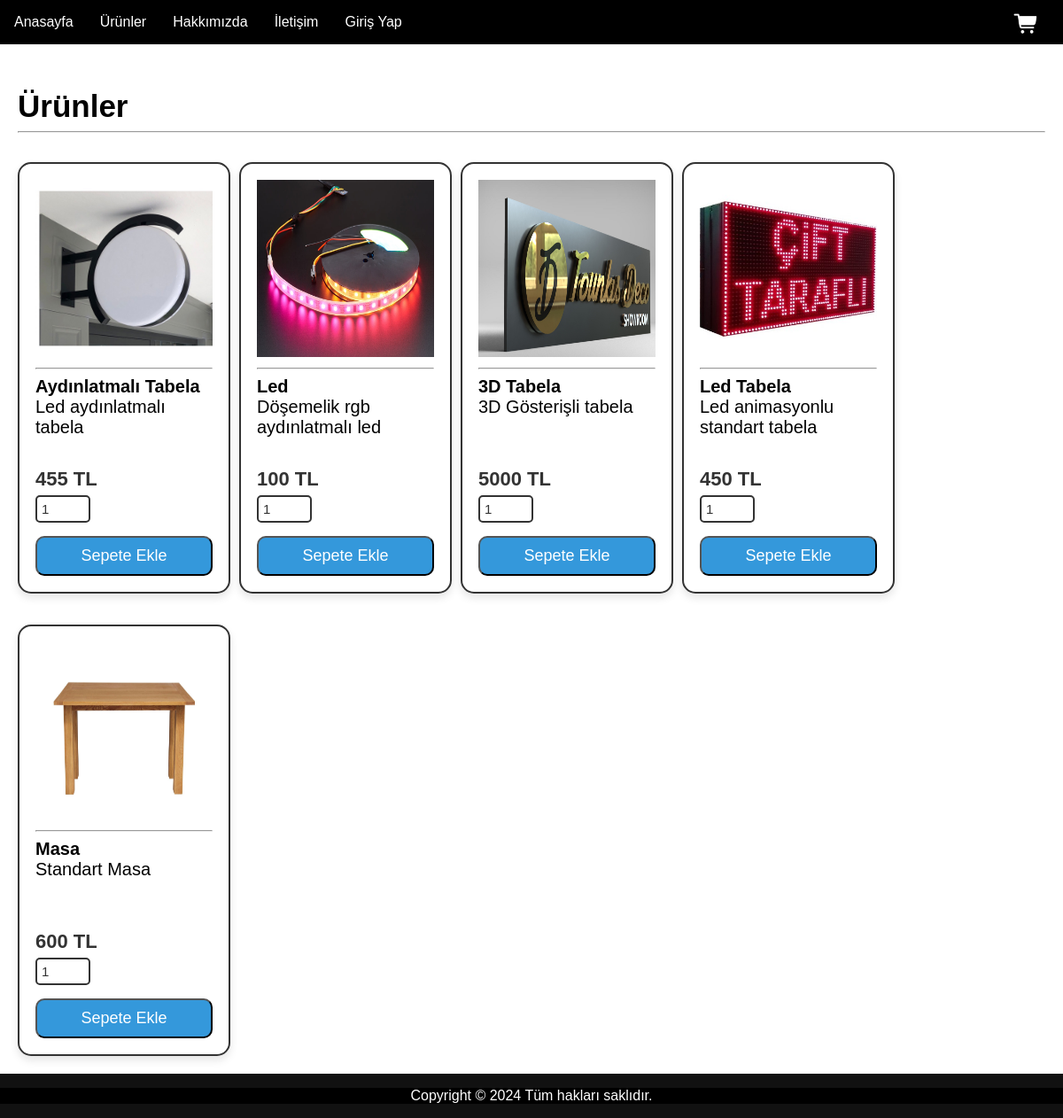
/products.php, run on the app's committed database.
### tables this page shows
CREATE TABLE `products` (
  `id` int(100) NOT NULL,
  `count` int(30) NOT NULL,
  `price` varchar(11) NOT NULL,
  `image` varchar(50) NOT NULL,
  `name` varchar(50) NOT NULL,
  `description` varchar(50) NOT NULL
);

### products.php (the view, shortened to what this page needs)
<?php
include 'navbar.php';
?>
<!DOCTYPE html>
<html lang="en">
<head>
    <link rel="stylesheet" href="Css/products.css">
</head>
<body>
    <div class="container">
    <h3>Ürünler</h3>
    <hr/>
        <div class="products">
        <div  class="box-container">
        <?php
            $query = mysqli_query($conn, "SELECT image, name, description, price FROM `products`")
            or die('Executed!');
            if(mysqli_num_rows($query) > 0){
                while ($fetch=mysqli_fetch_assoc($query)){
        ?>
            <form method="post" class="box" action="">
                <img src="images/<?php echo $fetch['image']; ?>" alt=""><hr/>
                <div class="name"><?php echo $fetch['name']; ?></div>
                <div class="description"><?php echo $fetch['description']; ?></div>
                <div class="price"><?php echo $fetch['price'] . " TL"; ?></div>
                <input type="number" min="1" name="productQuantity" value="1">
                <input type="submit" name="addtocart" value="Sepete Ekle" class="btn">
            </form>
        <?php
             }
        }
    ?>
        </div>
        </div>
    </div>
    <?php
    include 'footer.php';
    ?>
</body>
</html>

### navbar.php (shortened to what this page needs)
<!DOCTYPE html>
<html lang="en">
<head>
    <link rel="stylesheet" href="Css/navbar.css">
</head>
<body>
<nav class="navbar">
        <ul>
            <li><a class="item" href="index.php">Anasayfa</a></li>
            <li><a class="item" href="products.php">Ürünler</a></li>
            <li><a class="item" href="about.php">Hakkımızda</a></li>
            <li><a class="item" href="contact.php">İletişim</a></li>
            <?php
                if(!isset($userid)){?>
                   <li><a class="item" href= "login.php" >Giriş Yap</a></li>
                <?php }else{ ?>
                    <li><a class="item" href="profile.php" >Hesabım</a></li>
                <?php }  ?>
            <li class="cart"><a href="cart.php"><img class="cart-image" src="images/icons/cart.png" alt="cart"></a></li>
        </ul>
    </nav>
</body>
</html>

### footer.php (shortened to what this page needs)
<!DOCTYPE html>
<html lang="en">
<head>
    <link rel="stylesheet" href="Css/footer.css">
    <link rel="stylesheet" href="https://cdnjs.cloudflare.com/ajax/libs/font-awesome/6.5.1/css/all.min.css" />
</head>
<body>
    <footer>
    <div class="footerBottom">
        <p>Copyright &copy; 2024 Tüm hakları saklıdır.</p>
    </div>
</footer>
</body>
</html>

### Css/navbar.css (style rules this page uses)
body { margin: 0px; font-family: "Poppins", sans-serif; }
.navbar ul { list-style-type: none; background-color: hsl(0, 0%, 0%); padding: 1px; margin: 0px; overflow: hidden; }
.navbar .item { color: white; text-decoration: none; padding: 15px; display: block; text-align: center; }
.navbar li { float: left; }
.navbar .cart { float: right; margin-left: 20px; transition: 0.3s; }
.navbar .cart img { width: 30px; height: 30px; overflow: hidden; margin-top: -15px; padding:25px; padding-bottom: 0px; }

### Css/products.css (style rules this page uses)
:root { --blue: #3498db; --red: #e74c3c; --orange:#f39c12; --black:#333; --white:#fff; --light-bg:#eee; --box-shadow:0 5px 10px rgba(0,0,0,.1); --border:2px solid var(--black); }
.btn { display: inline-block; padding: 10px 30px; cursor: pointer; font-size: 18px; color:var(--white); border-radius: 10px; text-transform: capitalize; width: 200px; background-color: var(--blue); margin-top: 10px; position: relative; transition: 0.3s; }
.container { padding:15px 20px; margin:0 auto; max-width: 1200px; padding-bottom: 70px; grid-template-columns: repeat(auto-fit, minmax(250px, 1fr)); }
.container .products .box-container { display:flex; flex-wrap: wrap; gap:10px; justify-content: left; }
.container .products .box-container .box { text-align:left; border-radius: 15px; box-shadow: var(--box-shadow); border:var(--border); position:relative; padding: 18px; background-color: var(--white); width: 200px; margin-top: 25px; }
.container .products .box-container .box img { height: 200px; width: 200px; }
.container h3 { font-size: 35px; margin-bottom: 0px; }
.container .products .box-container .box input[type="number"] { margin:5px 0; width:24%; border:var(--border); border-radius: 5px; font-size: 15px; color: var(--black); padding: 5px 5px; }
.container .products .box-container .box .name { font-size: 20px; text-align: left; font-weight:600; }
.container .products .box-container .box .price { font-size: 22px; text-align: left; color: var(--black); font-weight: bold; }
.container .products .box-container .box .description { text-align: left; font-size: 20px; margin-bottom: 10px; height: 70px; }

### Css/footer.css (style rules this page uses)
footer { background-color: #111; position: fixed; left: 0; bottom: 0; width: 100%; font-family: "Poppins", sans-serif; }
.footerBottom { background-color: #000; padding: 0px; text-align: center; bottom: 0px; }
.footerBottom p { color: white; }

### data on the page
products: image (picture), name "Aydınlatmalı Tabela", description "Led aydınlatmalı tabela", price "455"
products: image (picture), name "Led", description "Döşemelik rgb aydınlatmalı led", price "100"
products: image (picture), name "3D Tabela", description "3D Gösterişli tabela", price "5000"
products: image (picture), name "Led Tabela", description "Led animasyonlu standart tabela", price "450"
products: image (picture), name "Masa", description "Standart Masa", price "600"
